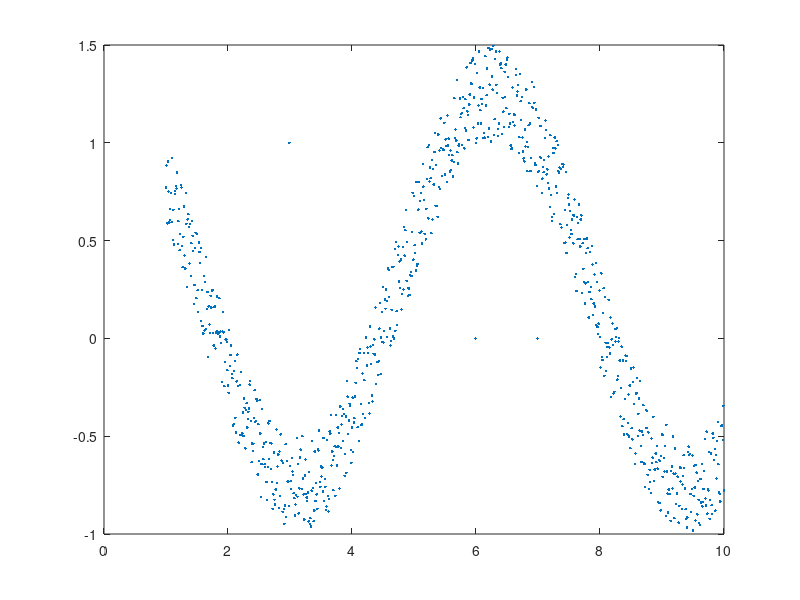

MATLAB code to generate this figure: (Note: this script raises an error after producing the figure.)
%% Create Data
x1=1:.01:10;
x2=cos(x1)+unifrnd(0,.5,size(x1));
X=[x1',x2'];
%% Add Outlier
X(200,2)=1;
X(600,2)=0;
X(500,2)=0;
plot(X(:,1),X(:,2),'.')
hold on
%%
indexOutlier=OutlierDetectionAlgorithm(X,.01,21,3);
plot(X(indexOutlier,1),X(indexOutlier,2),'*k')

